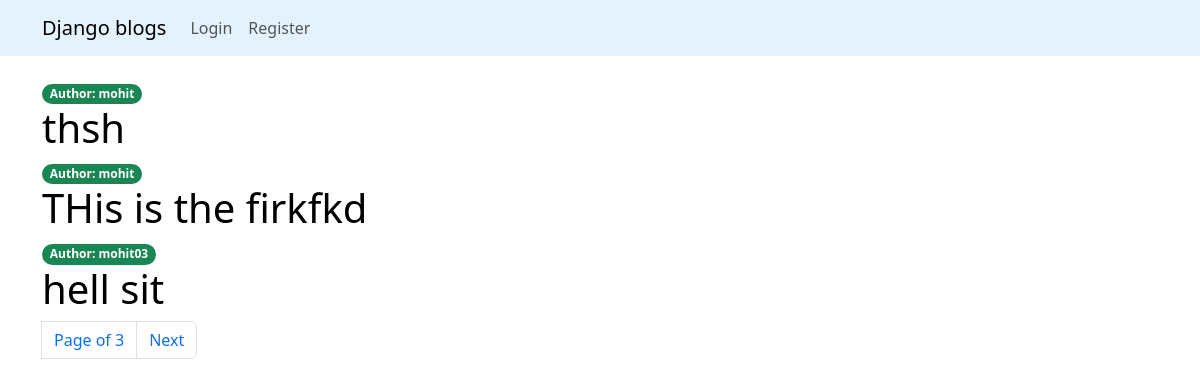
The app's page /, older data.
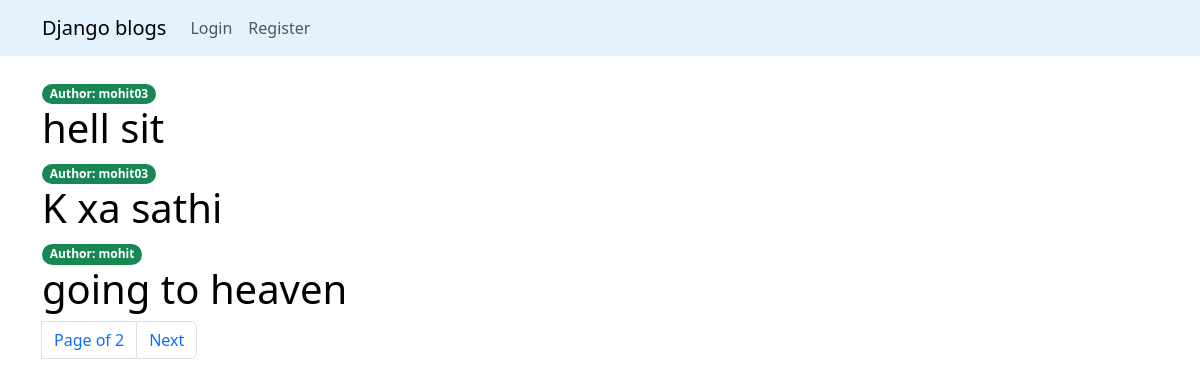
The same page, newer data.
### articles/models.py (models this page shows, shortened)
class Article(models.Model):
    title = models.CharField(max_length = 200)
    description = models.TextField()
    slug = models.SlugField(max_length = 300, unique = True)
    published = models.DateTimeField(auto_now_add = True)
    author = models.ForeignKey(User, on_delete = models.CASCADE)

### articles/views.py (the view)
# urls.py: path('',views.article_list,name = 'article-list'),
def article_list(request):
    article_list = Article.objects.all().order_by('-published')
    paginator = Paginator(article_list, 3)
    page= request.GET.get('page')
    try:
        articles = paginator.page(page)
    except PageNotAnInteger:
        articles = paginator.page(1)
    except EmptyPage:
        articles = paginator.page(paginator.num_pages)
    context = {
        'article_list': articles,
        'page': page,}
    return render(request,"article.html",context)

### templates/article.html (shortened to what this page needs)
{% extends 'base.html'%}
{% block body %}
<div class = "container mt-4">
  {% for article in article_list%}
   <span class = "badge rounded-pill bg-success"> Author: {{article.author}}</span>
   <h1 ><a  class = 'link-style 'href="{% url 'article-detail' article.slug %}">{{article.title}}</a></h1>
  {% endfor %}
  {% include 'articles/pagination.html' with page=article_list %}
</div>
{% endblock%}

### templates/base.html (shortened to what this page needs)
<!DOCTYPE html>
<html lang="en">
<head>
    <link href="https://cdn.jsdelivr.net/npm/bootstrap@5.3.2/dist/css/bootstrap.min.css" rel="stylesheet">
    {% include 'navbar.html'%}
</head>
<body>
     {% block body %}
     {% endblock %}
</body>
</html>

### templates/navbar.html (shortened to what this page needs)
<nav class="navbar navbar-expand-lg navbar" style="background-color: #e3f2fd;">
    <div class="container">
      <a class="navbar-brand" href="{% url 'article-list'%}">Django blogs</a>
      <div class="collapse navbar-collapse" id="navbarNavDropdown">
        <ul class="navbar-nav">
          {% if request.user.is_authenticated %}
          <li class="nav-item mx-5">
            <a class="nav-link disabled" aria-disabled="true">Welcome {{request.user.username}}</a>
          </li>
          <li class="nav-item">
            <a class="nav-link active" aria-current="page" href="{% url 'article-list' %}">Home</a>
          </li>
          <li class="nav-item">
            <a class="nav-link" href="{% url 'add-article' %}">Add article</a>
          </li>
          <li class="nav-item">
            <a class="nav-link" href="{% url 'logout' %}">Logout</a>
          </li>
          <li class="nav-item dropdown">
            <a class="nav-link dropdown-toggle" href="#" role="button" data-bs-toggle="dropdown" aria-expanded="false">
              Profile
            </a>
            <ul class="dropdown-menu">
              <li><a class="dropdown-item" href="{% url 'password_change'%}">Change Password</a></li>
            </ul>
          </li>
          {% else %}
          <li class="nav-item">
            <a class="nav-link" href="{% url 'login' %}">Login</a>
          </li>
          <li class="nav-item">
            <a class="nav-link" href="{% url 'register' %}">Register</a>
          </li>
          {% endif %}
        </ul>
      </div>
    </div>
  </nav>

### articles/templates/articles/pagination.html (shortened to what this page needs)
<nav aria-label="page navigation example">
    <ul class="pagination">
        <li class="page-item">
            <a class="page-link">Page {{ page.page_number }} of {{ page.paginator.num_pages }}</a>
        </li>
        <li class="page-item">
            {% if page.has_next %}
                <a class="page-link" href="?page={{ page.next_page_number }}">Next</a>
            {% endif %}
        </li>
    </ul>
</nav>

### templates/article.html (style rules this page uses)
.link-style { text-decoration:none; color:black }

Row changes from the older to the newer data that the page shows:
removed Article: author "mohit", title "thsh"
removed Article: author "mohit", title "THis is the firkfkd"
now on this page (row unchanged): Article: author "mohit03", title "K xa sathi"
now on this page (row unchanged): Article: author "mohit", title "going to heaven"
Text that changed along with them:
{{ page.paginator.num_pages }}: "3" → "2"
